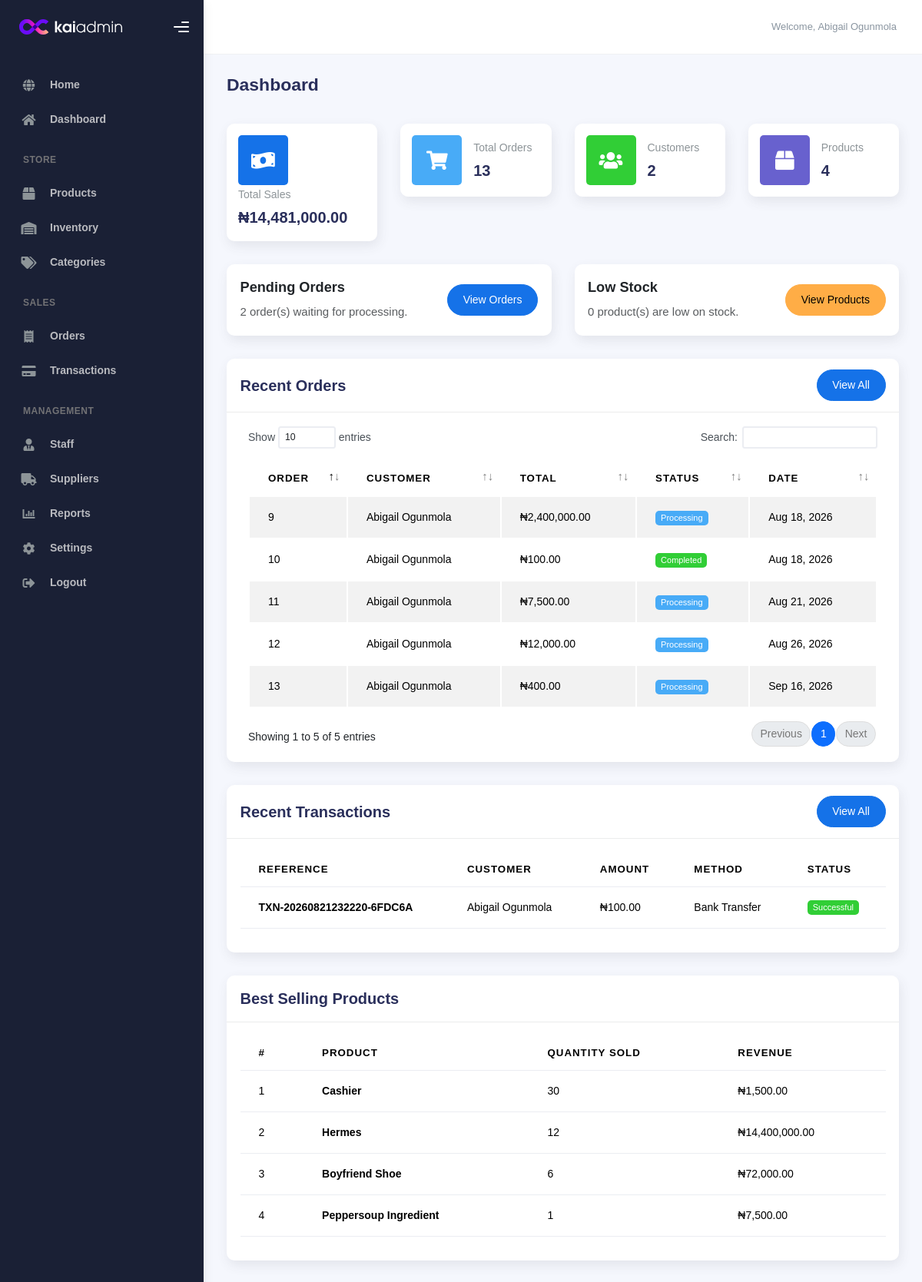
The app's page /admin/dashboard.php (signed in) with its own data.
### tables this page shows
CREATE TABLE `orders` (
  `id` int(10) UNSIGNED NOT NULL,
  `user_id` int(10) UNSIGNED NOT NULL,
  `status` enum('pending','processing','shipped','completed','cancelled') NOT NULL DEFAULT 'pending',
  `total_amount` decimal(12,2) NOT NULL DEFAULT 0.00,
  `shipping_name` varchar(150) NOT NULL,
  `shipping_email` varchar(150) NOT NULL,
  `shipping_phone` varchar(30) NOT NULL,
  `shipping_address` text NOT NULL,
  `notes` text DEFAULT NULL,
  `created_at` timestamp NOT NULL DEFAULT current_timestamp(),
  `updated_at` timestamp NOT NULL DEFAULT current_timestamp() ON UPDATE current_timestamp()
);

CREATE TABLE `transactions` (
  `id` int(10) UNSIGNED NOT NULL,
  `order_id` int(10) UNSIGNED NOT NULL,
  `transaction_reference` varchar(100) NOT NULL,
  `amount` decimal(12,2) NOT NULL DEFAULT 0.00,
  `payment_method` varchar(50) NOT NULL,
  `status` enum('pending','successful','failed','refunded') NOT NULL DEFAULT 'pending',
  `recorded_by` int(10) UNSIGNED DEFAULT NULL,
  `transaction_date` timestamp NOT NULL DEFAULT current_timestamp(),
  `created_at` timestamp NOT NULL DEFAULT current_timestamp(),
  `updated_at` timestamp NOT NULL DEFAULT current_timestamp() ON UPDATE current_timestamp()
);

### admin/dashboard.php (the view, shortened to what the rows shown need)
<?php
require_once "../includes/db.php";
$stmt = $pdo->query("
    SELECT
        id,
        shipping_name,
        total_amount,
        status,
        created_at
    FROM orders
    ORDER BY created_at DESC
    LIMIT 5
");
$recentOrders = $stmt->fetchAll(PDO::FETCH_ASSOC);
$stmt = $pdo->query("
    SELECT
        t.id,
        t.transaction_reference,
        t.order_id,
        t.amount,
        t.payment_method,
        t.status,
        t.transaction_date,
        o.shipping_name AS customer_name
    FROM transactions t
    INNER JOIN orders o
        ON o.id = t.order_id
    ORDER BY t.transaction_date DESC
    LIMIT 5
");
$recentTransactions =
  $stmt->fetchAll(PDO::FETCH_ASSOC);
require_once "includes/admin-header.php";
?>
<div class="container">
  <div class="page-inner">
    <div class="card card-round">
      <div class="card-body">
        <div class="table-responsive">
          <table id="basic-datatables" class="display table table-striped table-hover">
            <thead>
              <tr>
                <th>
                  Order
                </th>
                <th>
                  Customer
                </th>
                <th>
                  Total
                </th>
                <th>
                  Status
                </th>
                <th>
                  Date
                </th>
              </tr>
            </thead>
            <tbody>
              <?php if (empty($recentOrders)): ?>
                <tr>
                  <td
                    colspan="5"
                    class="text-center text-muted">
                    No orders yet.
                  </td>
                </tr>
              <?php else: ?>
                <?php foreach ($recentOrders as $order): ?>
                  <tr>
                    <td>
                      <?= (int) $order['id'] ?>
                    </td>
                    <td>
                      <?= htmlspecialchars(
                        $order['shipping_name']
                      ) ?>
                    </td>
                    <td>
                      ₦<?= number_format(
                          (float) $order['total_amount'],
                          2
                        ) ?>
                    </td>
                    <td>
                      <?php
                      $statusClass = match ($order['status']) {
                        'pending'
                        => 'badge-warning',
                        'processing'
                        => 'badge-info',
                        'shipped'
                        => 'badge-primary',
                        'completed'
                        => 'badge-success',
                        'cancelled'
                        => 'badge-danger',
                        default
                        => 'badge-secondary'
                      };
                      ?>
                      <span
                        class="badge <?= $statusClass ?>">
                        <?= htmlspecialchars(
                          ucfirst(
                            $order['status']
                          )
                        ) ?>
                      </span>
                    </td>
                    <td>
                      <?= htmlspecialchars(
                        date(
                          'M j, Y',
                          strtotime(
                            $order['created_at']
                          )
                        )
                      ) ?>
                    </td>
                  </tr>
                <?php endforeach; ?>
              <?php endif; ?>
            </tbody>
          </table>
        </div>
      </div>
    </div>
    <div class="card card-round">
      <div class="card-body">
        <div class="table-responsive">
          <table class="table table-hover">
            <thead>
              <tr>
                <th>
                  Reference
                </th>
                <th>
                  Customer
                </th>
                <th>
                  Amount
                </th>
                <th>
                  Method
                </th>
                <th>
                  Status
                </th>
              </tr>
            </thead>
            <tbody>
              <?php if (empty($recentTransactions)): ?>
                <tr>
                  <td
                    colspan="5"
                    class="text-center text-muted">
                    No transactions yet.
                  </td>
                </tr>
              <?php else: ?>
                <?php foreach (
                  $recentTransactions
                  as $transaction
                ): ?>
                  <tr>
                    <td>
                      <strong>
                        <?= htmlspecialchars(
                          $transaction['transaction_reference']
                        ) ?>
                      </strong>
                    </td>
                    <td>
                      <?= htmlspecialchars(
                        $transaction['customer_name']
                      ) ?>
                    </td>
                    <td>
                      ₦<?= number_format(
                          (float) $transaction['amount'],
                          2
                        ) ?>
                    </td>
                    <td>
                      <?= htmlspecialchars(
                        ucwords(
                          str_replace(
                            '_',
                            ' ',
                            $transaction['payment_method']
                          )
                        )
                      ) ?>
                    </td>
                    <td>
                      <?php
                      $transactionClass = match ($transaction['status']) {
                        'successful'
                        => 'badge-success',
                        'pending'
                        => 'badge-warning',
                        'failed'
                        => 'badge-danger',
                        'refunded'
                        => 'badge-info',
                        default
                        => 'badge-secondary'
                      };
                      ?>
                      <span
                        class="badge <?= $transactionClass ?>">
                        <?= htmlspecialchars(
                          ucfirst(
                            $transaction['status']
                          )
                        ) ?>
                      </span>
                    </td>
                  </tr>
                <?php endforeach; ?>
              <?php endif; ?>
            </tbody>
          </table>
        </div>
      </div>
    </div>
    <div class="card card-round">
      <div class="card-body">
        <div class="table-responsive">
          <table class="table table-hover">
            <thead>
              <tr>
                <th>
                  #
                </th>
                <th>
                  Product
                </th>
                <th>
                  Quantity Sold
                </th>
                <th>
                  Revenue
                </th>
              </tr>
            </thead>
          </table>
        </div>
      </div>
    </div>
  </div>
</div>
<?php require_once "includes/admin-footer.php"; ?>

### records on screen
orders: id "13", shipping_name "Abigail Ogunmola", total_amount "400.00", status "Processing", created_at "Sep 16, 2026"
orders: id "12", shipping_name "Abigail Ogunmola", total_amount "12,000.00", status "Processing", created_at "Aug 26, 2026"
orders: id "11", shipping_name "Abigail Ogunmola", total_amount "7,500.00", status "Processing", created_at "Aug 21, 2026"
orders: id "10", shipping_name "Abigail Ogunmola", total_amount "100.00", status "Completed", created_at "Aug 18, 2026"
orders: id "9", shipping_name "Abigail Ogunmola", total_amount "2,400,000.00", status "Processing", created_at "Aug 18, 2026"
transactions: transaction_reference "TXN-20260821232220-6FDC6A", order.shipping_name "Abigail Ogunmola", amount "100.00", payment_method "Bank Transfer", status "Successful"

### other values on screen
$_SESSION['name'] "Abigail Ogunmola"
$totalSales "14,481,000.00"
$totalOrders "13"
$totalCustomers "2"
$totalProducts "4"
$pendingOrders "2"
$lowStockProducts "0"
$product['name'] "Cashier"
$product['quantity_sold'] "30"
$product['revenue'] "1,500.00"
$product['name'] "Hermes"
$product['quantity_sold'] "12"
$product['revenue'] "14,400,000.00"
$product['name'] "Boyfriend Shoe"
$product['quantity_sold'] "6"
